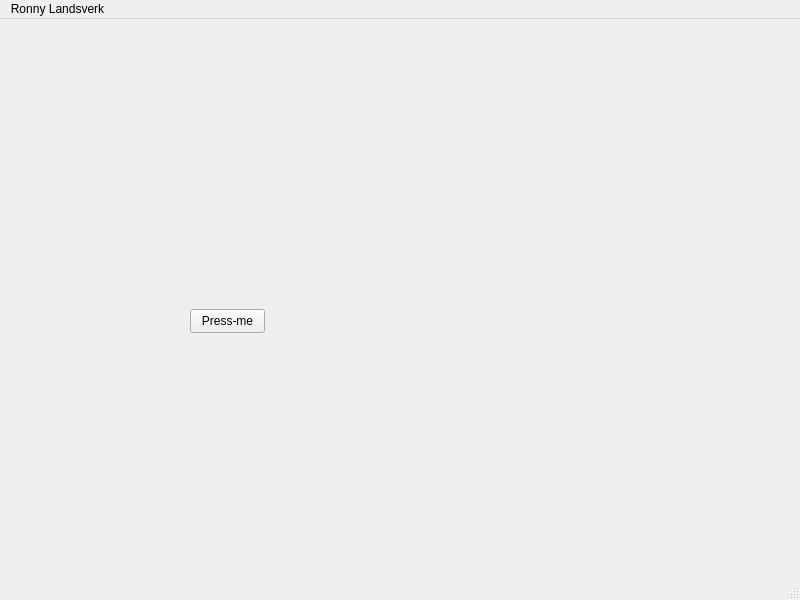
<?xml version="1.0" encoding="UTF-8"?>
<ui version="4.0">
 <class>MainWindow</class>
 <widget class="QMainWindow" name="MainWindow">
  <property name="geometry">
   <rect>
    <x>0</x>
    <y>0</y>
    <width>800</width>
    <height>600</height>
   </rect>
  </property>
  <property name="windowTitle">
   <string>MainWindow</string>
  </property>
  <widget class="QWidget" name="centralwidget">
   <widget class="PlotWidget" name="graphWidget" native="true">
    <property name="geometry">
     <rect>
      <x>330</x>
      <y>100</y>
      <width>351</width>
      <height>231</height>
     </rect>
    </property>
   </widget>
   <widget class="QLabel" name="label">
    <property name="geometry">
     <rect>
      <x>160</x>
      <y>170</y>
      <width>91</width>
      <height>81</height>
     </rect>
    </property>
    <property name="text">
     <string/>
    </property>
    <property name="pixmap">
     <pixmap>off.png</pixmap>
    </property>
    <property name="scaledContents">
     <bool>true</bool>
    </property>
   </widget>
   <widget class="QPushButton" name="pushButton">
    <property name="geometry">
     <rect>
      <x>190</x>
      <y>290</y>
      <width>75</width>
      <height>24</height>
     </rect>
    </property>
    <property name="text">
     <string>Press-me</string>
    </property>
   </widget>
  </widget>
  <widget class="QMenuBar" name="menubar">
   <property name="geometry">
    <rect>
     <x>0</x>
     <y>0</y>
     <width>800</width>
     <height>22</height>
    </rect>
   </property>
   <widget class="QMenu" name="menuRonny_Landsverk">
    <property name="title">
     <string>Ronny Landsverk</string>
    </property>
   </widget>
   <addaction name="menuRonny_Landsverk"/>
  </widget>
  <widget class="QStatusBar" name="statusbar"/>
 </widget>
 <customwidgets>
  <customwidget>
   <class>PlotWidget</class>
   <extends>QWidget</extends>
   <header>pyqtgraph</header>
   <container>1</container>
  </customwidget>
 </customwidgets>
 <resources/>
 <connections/>
</ui>
